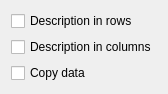
<?xml version="1.0" encoding="UTF-8"?>
<ui version="4.0">
 <author>Stefan Nikolaus &lt;stefan.nikolaus@kdemail.net&gt;</author>
 <comment>This file is part of the KDE project.
Copyright 2010 Stefan Nikolaus &lt;stefan.nikolaus@kdemail.net&gt;

This program is free software; you can redistribute it and/or modify
it under the terms of the GNU General Public License as published by
the Free Software Foundation; either version 2 of the License, or
(at your option) any later version.

This program is distributed in the hope that it will be useful,
but WITHOUT ANY WARRANTY; without even the implied warranty of
MERCHANTABILITY or FITNESS FOR A PARTICULAR PURPOSE.  See the
GNU General Public License for more details.

You should have received a copy of the GNU General Public License
along with this program; if not, write to the Free Software
Foundation, Inc., 51 Franklin Street, Fifth Floor, Boston, MA  02110-1301  USA
</comment>
 <class>ConsolidateDetailsWidget</class>
 <widget class="QWidget" name="ConsolidateDetailsWidget">
  <property name="geometry">
   <rect>
    <x>0</x>
    <y>0</y>
    <width>162</width>
    <height>85</height>
   </rect>
  </property>
  <layout class="QVBoxLayout" name="verticalLayout">
   <item>
    <widget class="QCheckBox" name="m_rowHeader">
     <property name="text">
      <string>Description in rows</string>
     </property>
    </widget>
   </item>
   <item>
    <widget class="QCheckBox" name="m_columnHeader">
     <property name="text">
      <string>Description in columns</string>
     </property>
    </widget>
   </item>
   <item>
    <widget class="QCheckBox" name="m_copyData">
     <property name="text">
      <string>Copy data</string>
     </property>
    </widget>
   </item>
  </layout>
 </widget>
 <resources/>
 <connections/>
</ui>
